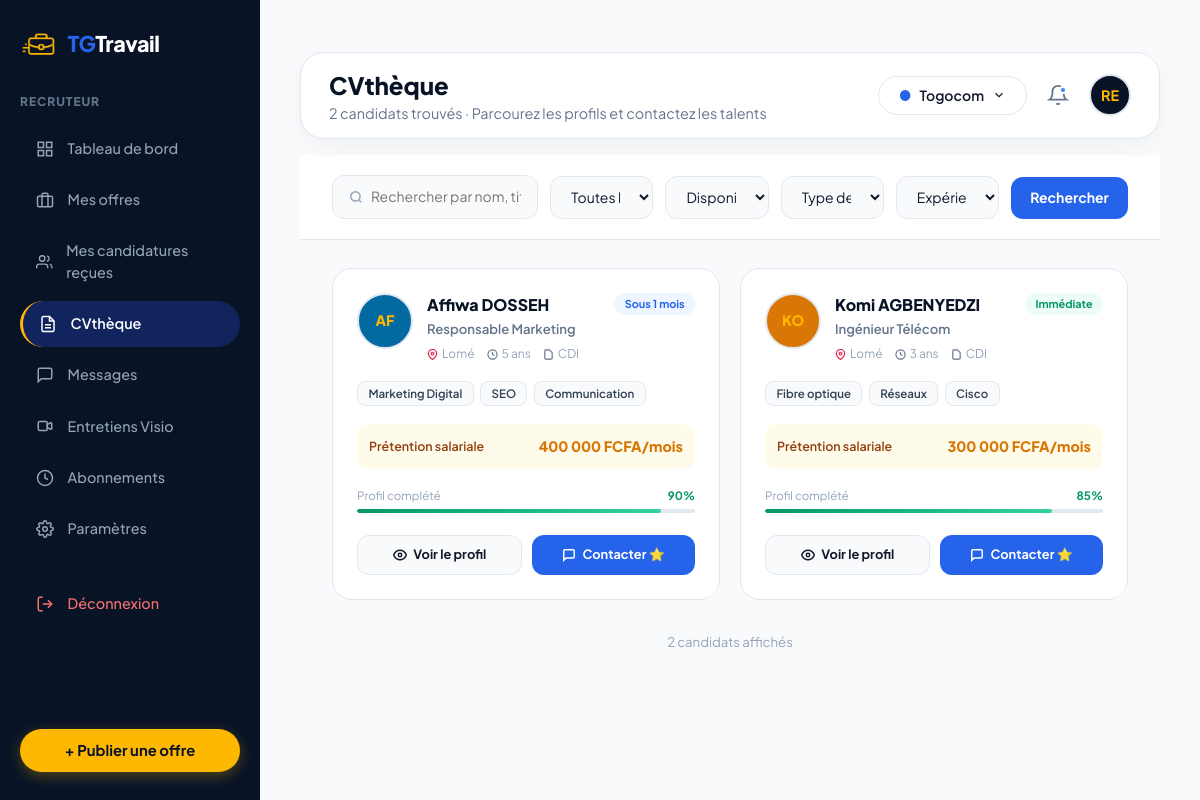
Page /siteweb/recruteur/cvtheque.php (signed in) on the committed database.
### tables this page shows
CREATE TABLE `companies` (
  `id` int(11) NOT NULL AUTO_INCREMENT,
  `user_id` int(11) NOT NULL,
  `nom` varchar(150) NOT NULL,
  `secteur` varchar(100) NOT NULL,
  `ville` varchar(100) NOT NULL DEFAULT 'Lomé',
  `adresse` varchar(255) DEFAULT NULL,
  `telephone` varchar(30) DEFAULT NULL,
  `email` varchar(191) DEFAULT NULL,
  `logo` varchar(255) DEFAULT NULL,
  `description` text,
  `rccm` varchar(100) DEFAULT NULL,
  `verifie` tinyint(1) NOT NULL DEFAULT '0',
  `created_at` timestamp NOT NULL DEFAULT CURRENT_TIMESTAMP,
  `site_web` varchar(255) DEFAULT NULL,
  `type_entite` enum('entreprise','particulier') DEFAULT 'entreprise',
  `cni_document` varchar(255) DEFAULT NULL,
  `statut_validation` enum('en_attente','valide','rejete','a_completer') DEFAULT 'en_attente',
  `motif_rejet` text,
  `subscription_plan` enum('gratuit','basique','premium') DEFAULT 'gratuit',
  `subscription_end` datetime DEFAULT NULL,
  `job_credits` int(11) DEFAULT '0',
  PRIMARY KEY (`id`),
  KEY `user_id` (`user_id`),
  CONSTRAINT `companies_ibfk_1` FOREIGN KEY (`user_id`) REFERENCES `users` (`id`) ON DELETE CASCADE
);

CREATE TABLE `users` (
  `id` int(11) NOT NULL AUTO_INCREMENT,
  `nom` varchar(150) NOT NULL,
  `email` varchar(191) NOT NULL,
  `password` varchar(255) NOT NULL,
  `role` enum('candidat','recruteur','admin') NOT NULL DEFAULT 'candidat',
  `admin_level` enum('superadmin','moderator') DEFAULT 'superadmin',
  `telephone` varchar(30) DEFAULT NULL,
  `avatar` varchar(255) DEFAULT NULL,
  `statut_compte` enum('actif','suspendu','en_attente') NOT NULL DEFAULT 'actif',
  `created_at` timestamp NOT NULL DEFAULT CURRENT_TIMESTAMP,
  `updated_at` timestamp NOT NULL DEFAULT CURRENT_TIMESTAMP ON UPDATE CURRENT_TIMESTAMP,
  PRIMARY KEY (`id`),
  UNIQUE KEY `email` (`email`)
);

CREATE TABLE `candidate_profiles` (
  `id` int(11) NOT NULL AUTO_INCREMENT,
  `user_id` int(11) NOT NULL,
  `titre_professionnel` varchar(150) NOT NULL DEFAULT 'Développeuse Web Fullstack',
  `bio` text,
  `ville` varchar(100) NOT NULL DEFAULT 'Lomé',
  `experience_annees` int(11) NOT NULL DEFAULT '3',
  `disponibilite` varchar(50) NOT NULL DEFAULT 'Immédiate',
  `type_contrat_souhaite` varchar(50) NOT NULL DEFAULT 'CDI',
  `pretention_salariale` int(11) NOT NULL DEFAULT '200000',
  `competences` text,
  `linkedin_url` varchar(255) DEFAULT NULL,
  `github_url` varchar(255) DEFAULT NULL,
  `portfolio_url` varchar(255) DEFAULT NULL,
  `cv_file` varchar(255) DEFAULT NULL,
  `completion_pct` int(11) NOT NULL DEFAULT '80',
  `created_at` timestamp NOT NULL DEFAULT CURRENT_TIMESTAMP,
  `updated_at` timestamp NOT NULL DEFAULT CURRENT_TIMESTAMP ON UPDATE CURRENT_TIMESTAMP,
  `subscription_plan` enum('gratuit','premium') DEFAULT 'gratuit',
  `subscription_end` datetime DEFAULT NULL,
  PRIMARY KEY (`id`),
  UNIQUE KEY `user_id` (`user_id`),
  CONSTRAINT `candidate_profiles_ibfk_1` FOREIGN KEY (`user_id`) REFERENCES `users` (`id`) ON DELETE CASCADE
);

### siteweb/recruteur/cvtheque.php (the view, shortened to what the rows shown need)
<?php
require_once __DIR__ . '/../includes/auth.php';
$db = getDB();
$companyId = getCurrentCompanyId();
$stmtComp = $db->prepare("SELECT subscription_plan, subscription_end FROM companies WHERE id = ?");
$stmtComp->execute([$companyId]);
$companyData = $stmtComp->fetch();
$isPro = (($companyData['subscription_plan'] ?? '') === 'pro' && strtotime($companyData['subscription_end'] ?? '0') > time());
$stmtComp = $db->prepare("SELECT nom, logo FROM companies WHERE id = ?");
$stmtComp->execute([$companyId]);
$company = $stmtComp->fetch();
$companyName = $company['nom'] ?? 'Mon Entreprise';
$companyLogo = $company['logo'] ?? null;
$where = ["u.role = 'candidat'", "u.statut_compte = 'actif'"];
$params = [];
$sql = "
  SELECT u.id, u.nom, u.email, u.telephone, u.avatar,
         cp.titre_professionnel, cp.ville, cp.experience_annees,
         cp.disponibilite, cp.type_contrat_souhaite, cp.pretention_salariale,
         cp.competences, cp.completion_pct, cp.cv_file
  FROM users u
  LEFT JOIN candidate_profiles cp ON cp.user_id = u.id
  WHERE " . implode(' AND ', $where) . "
  ORDER BY cp.completion_pct DESC, u.created_at DESC
  LIMIT 60
";
$stmt = $db->prepare($sql);
$stmt->execute($params);
$candidates = $stmt->fetchAll();
require_once __DIR__ . '/../includes/header.php';
?>
<div class="dashboard-wrapper">
  <main class="dashboard-content-main" style="overflow-y:auto; display:flex; flex-direction:column;">
    <div class="dashboard-topbar" style="flex-shrink:0;">
      <div class="dashboard-header-left" style="display:flex; align-items:center; gap:1rem;">
        <div>
        <h1 class="user-greeting">CVthèque</h1>
      </div>
      </div>
      <div style="display:flex;align-items:center;gap:1.25rem;">
        <div class="company-selector-dropdown">
          <span style="color:#2563EB;">●</span><span><?= htmlspecialchars($companyName) ?></span>
          <svg width="14" height="14" viewBox="0 0 24 24" fill="none" stroke="currentColor" stroke-width="2"><polyline points="6 9 12 15 18 9"></polyline></svg>
        </div>
        <a href="../recruteur/parametres.php" style="display:flex;">
          <?php if (!empty($companyLogo) && file_exists(__DIR__.'/'.$companyLogo)): ?>
            <img src="<?= htmlspecialchars($companyLogo) ?>" alt="Logo" style="width:42px;height:42px;border-radius:50%;object-fit:cover;border:2px solid #E2E8F0;">
          <?php else: ?>
            <div style="width:42px;height:42px;border-radius:50%;background:#081326;color:#FFB800;display:flex;align-items:center;justify-content:center;font-weight:700;font-size:.9rem;border:2px solid #E2E8F0;"><?= strtoupper(substr($user['nom'],0,2)) ?></div>
          <?php endif; ?>
        </a>
      </div>
    </div>
    <div style="flex:1;padding:1.75rem 2rem;overflow-y:auto;">
      <?php if (empty($candidates)): ?>
        <div style="text-align:center;padding:5rem 2rem;color:#94A3B8;">
          <svg width="64" height="64" viewBox="0 0 24 24" fill="none" stroke="currentColor" stroke-width="1.5" style="opacity:.3;margin-bottom:1rem;"><path d="M17 21v-2a4 4 0 0 0-4-4H5a4 4 0 0 0-4 4v2"></path><circle cx="9" cy="7" r="4"></circle><path d="M23 21v-2a4 4 0 0 0-3-3.87"></path><path d="M16 3.13a4 4 0 0 1 0 7.75"></path></svg>
          <p style="font-size:1.1rem;font-weight:700;color:#64748B;margin-bottom:.5rem;">Aucun candidat trouvé</p>
          <p style="font-size:.875rem;">Essayez d'ajuster vos filtres de recherche.</p>
          <a href="../recruteur/cvtheque.php" style="display:inline-block;margin-top:1rem;padding:.65rem 1.5rem;background:#2563EB;color:#FFF;border-radius:12px;font-weight:700;text-decoration:none;font-size:.875rem;">Voir tous les candidats</a>
        </div>
      <?php else: ?>
        <div style="display:grid;grid-template-columns:repeat(auto-fill,minmax(320px,1fr));gap:1.25rem;">
          <?php foreach ($candidates as $c):
            $skills = array_filter(array_map('trim', explode(',', $c['competences'] ?? '')));
            $skills = array_slice($skills, 0, 5);
            $initials = strtoupper(substr($c['nom'], 0, 2));
            $bgColors = ['#081326','#1E40AF','#7C3AED','#059669','#DC2626','#D97706','#0369A1'];
            $bg = $bgColors[crc32($c['nom']) % count($bgColors)];
            $dispoColor = match($c['disponibilite']) {
              'Immédiate' => ['bg'=>'#ECFDF5','text'=>'#059669'],
              'Sous 1 mois' => ['bg'=>'#EFF6FF','text'=>'#2563EB'],
              'Sous 3 mois' => ['bg'=>'#FFFBEB','text'=>'#D97706'],
              default => ['bg'=>'#F1F5F9','text'=>'#64748B'],
            };
            $completion = (int)($c['completion_pct'] ?? 60);
          ?>
          <div style="background:#FFF;border:1.5px solid #E2E8F0;border-radius:20px;padding:1.5rem;display:flex;flex-direction:column;gap:1.1rem;transition:all .2s;cursor:pointer;" onmouseover="this.style.boxShadow='0 8px 24px rgba(0,0,0,0.08)';this.style.borderColor='#93C5FD';this.style.transform='translateY(-2px)'" onmouseout="this.style.boxShadow='none';this.style.borderColor='#E2E8F0';this.style.transform='none'">
            <div style="display:flex;align-items:flex-start;gap:.875rem;">
              <?php if (!empty($c['avatar']) && file_exists(__DIR__.'/'.$c['avatar'])): ?>
                <img src="<?= htmlspecialchars($c['avatar']) ?>" alt="<?= htmlspecialchars($c['nom']) ?>" style="width:56px;height:56px;border-radius:50%;object-fit:cover;border:2px solid #E2E8F0;flex-shrink:0;">
              <?php else: ?>
                <div style="width:56px;height:56px;border-radius:50%;background:<?= $bg ?>;color:#FFB800;display:flex;align-items:center;justify-content:center;font-weight:800;font-size:.9rem;flex-shrink:0;border:2px solid #E2E8F0;"><?= $initials ?></div>
              <?php endif; ?>
              <div style="flex:1;min-width:0;">
                <div style="display:flex;justify-content:space-between;align-items:flex-start;gap:.5rem;">
                  <h3 style="font-size:1rem;font-weight:800;color:#081326;margin:0;white-space:nowrap;overflow:hidden;text-overflow:ellipsis;"><?= htmlspecialchars($c['nom']) ?></h3>
                  <span style="background:<?= $dispoColor['bg'] ?>;color:<?= $dispoColor['text'] ?>;font-size:.68rem;font-weight:700;padding:.2rem .65rem;border-radius:99px;white-space:nowrap;flex-shrink:0;"><?= htmlspecialchars($c['disponibilite'] ?? 'N/A') ?></span>
                </div>
                <p style="font-size:.82rem;color:#64748B;font-weight:600;margin:.15rem 0 .4rem;white-space:nowrap;overflow:hidden;text-overflow:ellipsis;"><?= htmlspecialchars($c['titre_professionnel'] ?? 'Candidat') ?></p>
                <div style="display:flex;align-items:center;gap:.75rem;font-size:.75rem;color:#94A3B8;flex-wrap:wrap;">
                  <span style="display:inline-flex;align-items:center;gap:.25rem;">
                    <svg width="11" height="11" viewBox="0 0 24 24" fill="none" stroke="#E11D48" stroke-width="2.5"><path d="M21 10c0 7-9 13-9 13s-9-6-9-13a9 9 0 0 1 18 0z"></path><circle cx="12" cy="10" r="3"></circle></svg>
                    <?= htmlspecialchars($c['ville'] ?? 'Lomé') ?>
                  </span>
                  <span style="display:inline-flex;align-items:center;gap:.25rem;">
                    <svg width="11" height="11" viewBox="0 0 24 24" fill="none" stroke="#64748B" stroke-width="2.5"><circle cx="12" cy="12" r="10"></circle><polyline points="12 6 12 12 16 14"></polyline></svg>
                    <?= $c['experience_annees'] ?? 0 ?> ans
                  </span>
                  <span style="display:inline-flex;align-items:center;gap:.25rem;">
                    <svg width="11" height="11" viewBox="0 0 24 24" fill="none" stroke="#64748B" stroke-width="2.5"><path d="M14 2H6a2 2 0 0 0-2 2v16a2 2 0 0 0 2 2h12a2 2 0 0 0 2-2V8z"></path></svg>
                    <?= htmlspecialchars($c['type_contrat_souhaite'] ?? 'CDI') ?>
                  </span>
                </div>
              </div>
            </div>
            <?php if (!empty($skills)): ?>
            <div style="display:flex;flex-wrap:wrap;gap:.4rem;">
              <?php foreach ($skills as $sk): ?>
                <span style="background:#F8FAFC;border:1px solid #E2E8F0;color:#334155;border-radius:8px;padding:.2rem .65rem;font-size:.72rem;font-weight:600;"><?= htmlspecialchars($sk) ?></span>
              <?php endforeach; ?>
            </div>
            <?php endif; ?>
            <?php if (!empty($c['pretention_salariale'])): ?>
            <div style="display:flex;align-items:center;justify-content:space-between;padding:.75rem;background:#FFFBEB;border-radius:12px;">
              <span style="font-size:.78rem;color:#92400E;font-weight:600;">Prétention salariale</span>
              <span style="font-size:.9rem;font-weight:800;color:#D97706;"><?= number_format((float)$c['pretention_salariale'],0,',',' ') ?> FCFA/mois</span>
            </div>
            <?php endif; ?>
            <div>
              <div style="display:flex;justify-content:space-between;font-size:.72rem;color:#94A3B8;margin-bottom:.3rem;">
                <span>Profil complété</span><span style="font-weight:700;color:<?= $completion>=80?'#059669':($completion>=50?'#D97706':'#64748B') ?>"><?= $completion ?>%</span>
              </div>
              <div style="background:#E2E8F0;border-radius:99px;height:4px;overflow:hidden;">
                <div style="height:100%;width:<?= $completion ?>%;background:<?= $completion>=80?'linear-gradient(90deg,#059669,#34D399)':($completion>=50?'linear-gradient(90deg,#D97706,#FBBF24)':'#CBD5E1') ?>;border-radius:99px;"></div>
              </div>
            </div>
            <div style="display:flex;gap:.6rem;margin-top:.25rem;">
              <a href="user_id=<?= $c['id'] ?>" style="flex:1;display:inline-flex;align-items:center;justify-content:center;gap:.4rem;padding:.6rem;border:1.5px solid #E2E8F0;border-radius:12px;font-size:.8rem;font-weight:700;color:#0F172A;text-decoration:none;transition:all .2s;background:#F8FAFC;" onmouseover="this.style.borderColor='#2563EB';this.style.background='#EFF6FF';this.style.color='#2563EB'" onmouseout="this.style.borderColor='#E2E8F0';this.style.background='#F8FAFC';this.style.color='#0F172A'">
                <svg width="14" height="14" viewBox="0 0 24 24" fill="none" stroke="currentColor" stroke-width="2.5"><circle cx="12" cy="12" r="3"></circle><path d="M1 12S5 4 12 4s11 8 11 8-4 8-11 8S1 12 1 12z"></path></svg>
                Voir le profil
              </a>
              <a href="<?= $isPro ? 'api-start-conversation.php?candidate_id=' . $c['id'] : '#' ?>" <?= !$isPro ? 'onclick="alert(\'⭐ Passez au plan Pro pour contacter les candidats en direct.\'); return false;"' : '' ?> style="flex:1;display:inline-flex;align-items:center;justify-content:center;gap:.4rem;padding:.6rem;border:none;border-radius:12px;font-size:.8rem;font-weight:700;color:#FFF;text-decoration:none;background:#2563EB;transition:background .2s;" onmouseover="this.style.background='#1D4ED8'" onmouseout="this.style.background='#2563EB'">
                <svg width="14" height="14" viewBox="0 0 24 24" fill="none" stroke="currentColor" stroke-width="2.5"><path d="M21 15a2 2 0 0 1-2 2H7l-4 4V5a2 2 0 0 1 2-2h14a2 2 0 0 1 2 2z"></path></svg>
                Contacter <?= $isPro ? '' : '⭐' ?>
              </a>
            </div>
          </div>
          <?php endforeach; ?>
        </div>
      <?php endif; ?>
    </div>
  </main>
</div>
<?php require_once __DIR__ . '/../includes/footer.php'; ?>

### rows in the picture
companies: nom "Togocom"
users: nom "RE"
candidate_profiles: user.nom "AF", user.nom "Affiwa DOSSEH", disponibilite "Sous 1 mois", titre_professionnel "Responsable Marketing", ville "Lomé", experience_annees "5", type_contrat_souhaite "CDI", competences "Marketing Digital", competences "SEO", competences "Communication", pretention_salariale "400 000", completion_pct "90"
candidate_profiles: user.nom "KO", user.nom "Komi AGBENYEDZI", disponibilite "Immédiate", titre_professionnel "Ingénieur Télécom", ville "Lomé", experience_annees "3", type_contrat_souhaite "CDI", competences "Fibre optique", competences "Réseaux", competences "Cisco", pretention_salariale "300 000", completion_pct "85"

### other values in the picture
$totalCount "2"
